Frame 1 (no input): blank canvas, image omitted
Frame 60 (no input): blank canvas, image omitted
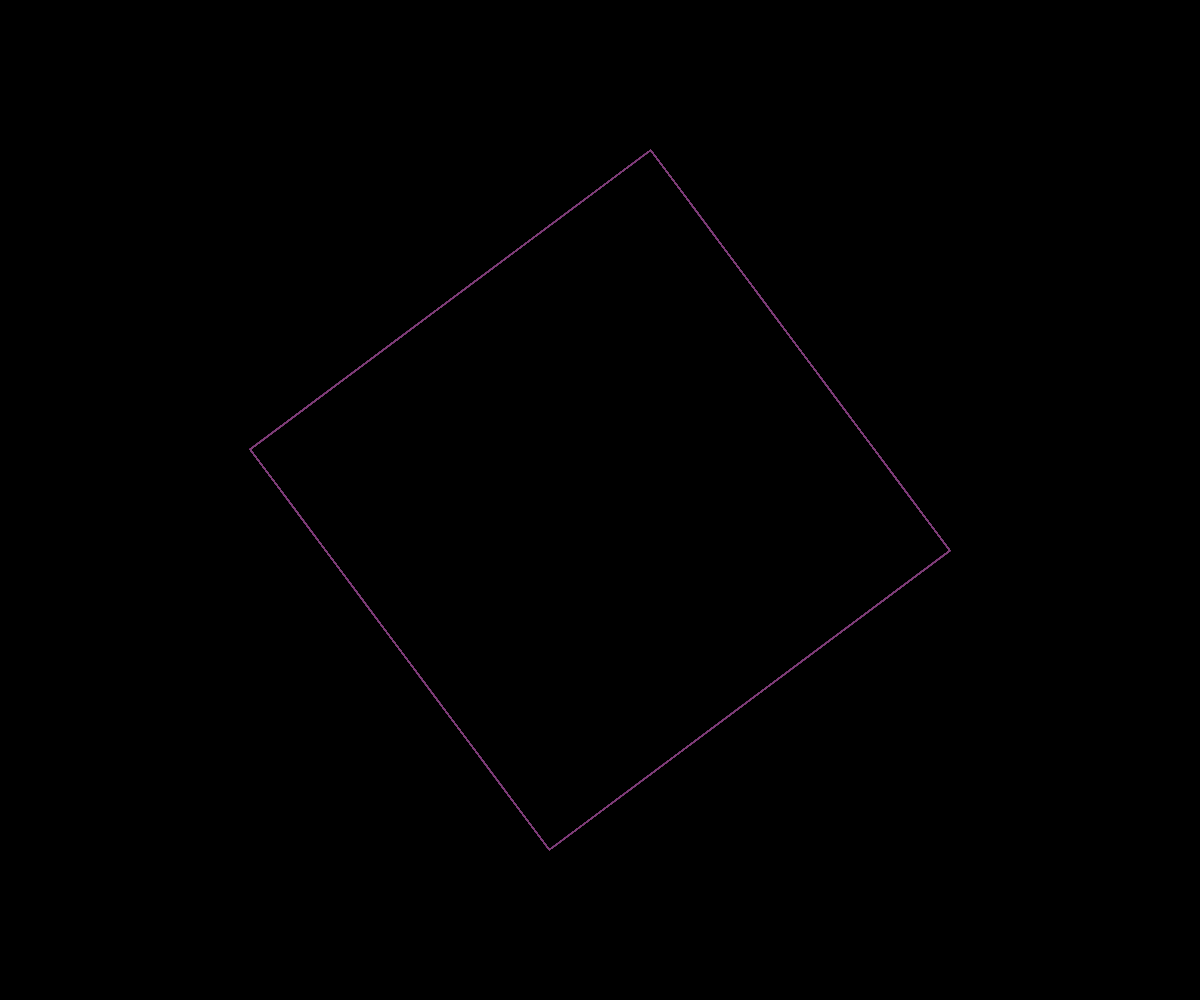
Frame 120 (the mouse pressed at the canvas centre since frame 60)

The p5.js sketch whose frames 1 and 60 were blank and that drew this single picture after the mouse press (run headless with seeded random() and noise() and a simulated clock; from frame 60 on, the mouse is pressed at the canvas centre):

// p5.js sketch
// ── sketch.js
var biggestDim, ratioX, ratioY, scaledDim, daOpacity;

function setup() {
    createCanvas(windowWidth, windowHeight);
    background(0);
    
    if(width > height){
        biggestDim = height;
    }else{
        biggestDim = width;
    }
    
    fill(204, 101, 192, 0);
    stroke(127, 63, 120);

}

function draw() {
    ratioX = mouseX/width;
    scaledDim = ratioX * biggestDim;
    ratioY = mouseY/height;
    fill(204, 101, 192, daOpacity);
    translate(width/2, height/2);
    rotate(ratioY * 360);
    rect(-scaledDim/2, -scaledDim/2, scaledDim, scaledDim);
    daOpacity = 0;
}

function mouseMoved() {
    daOpacity = ratioX * ratioY * 5;
    // prevent default
    return false;
}
